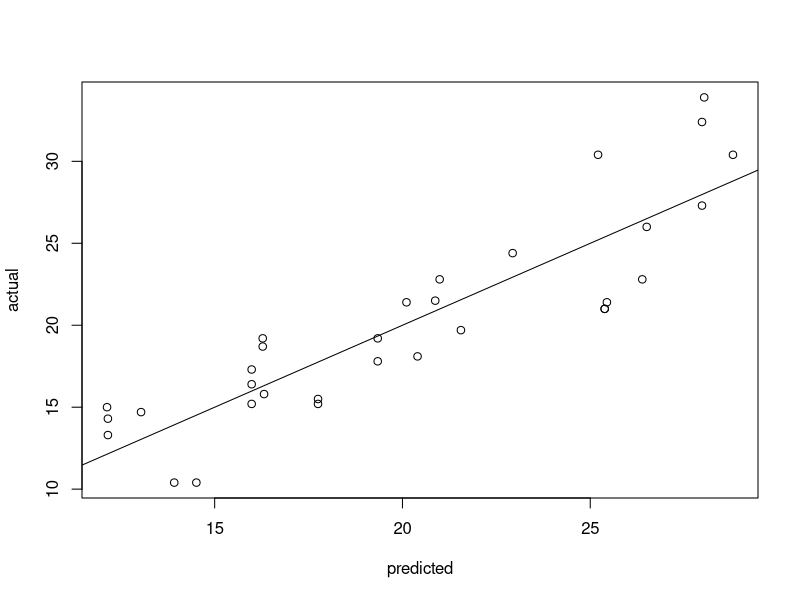
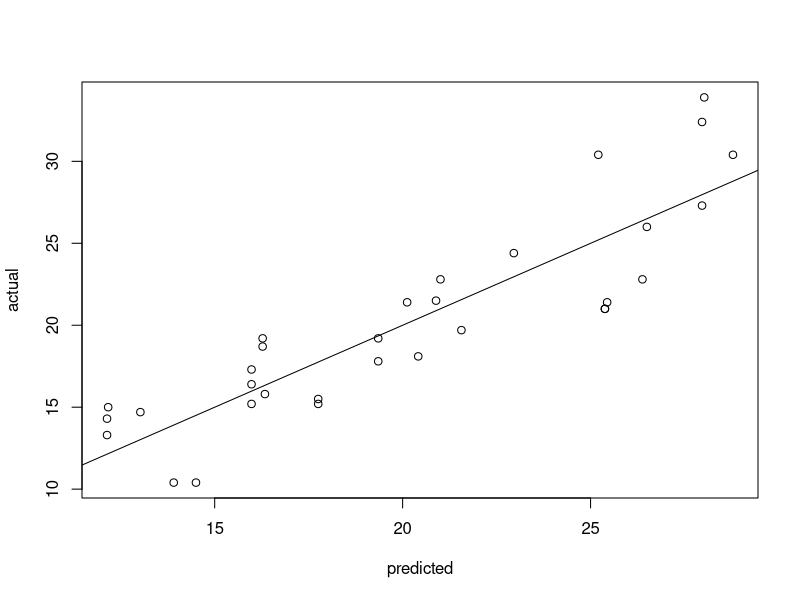
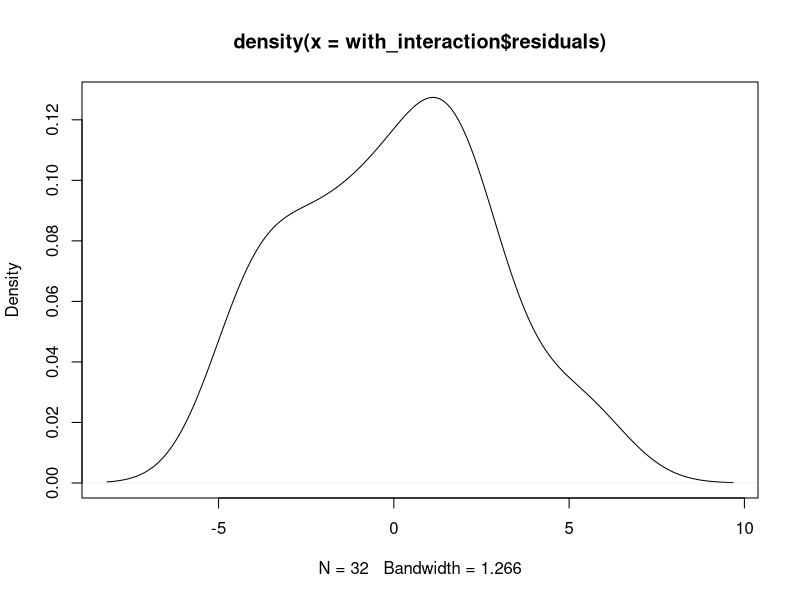
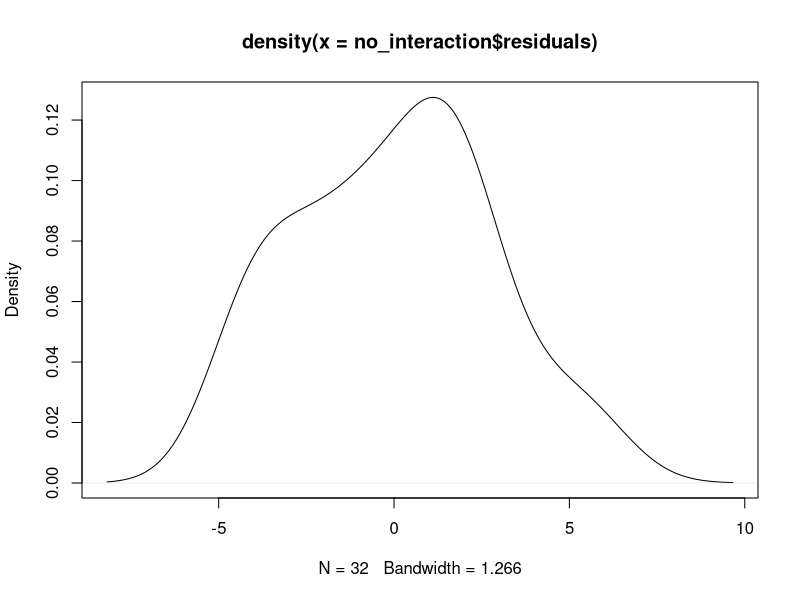
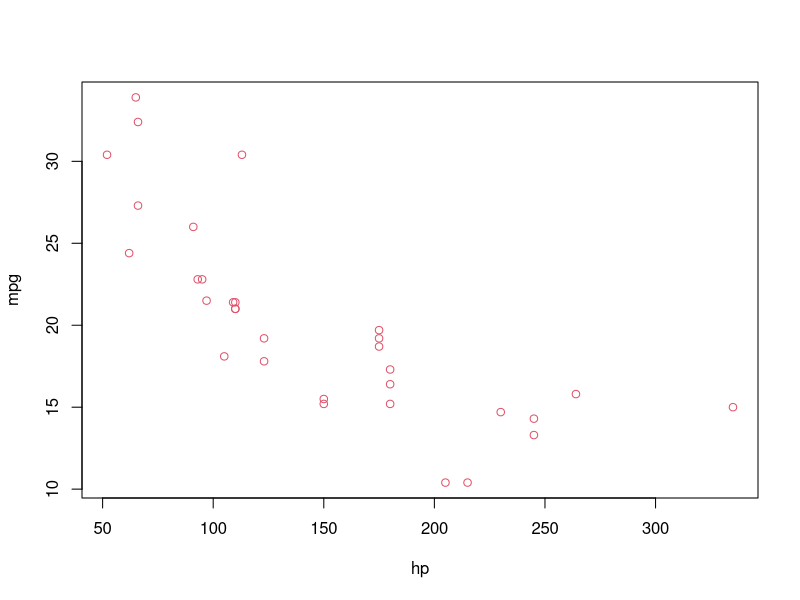
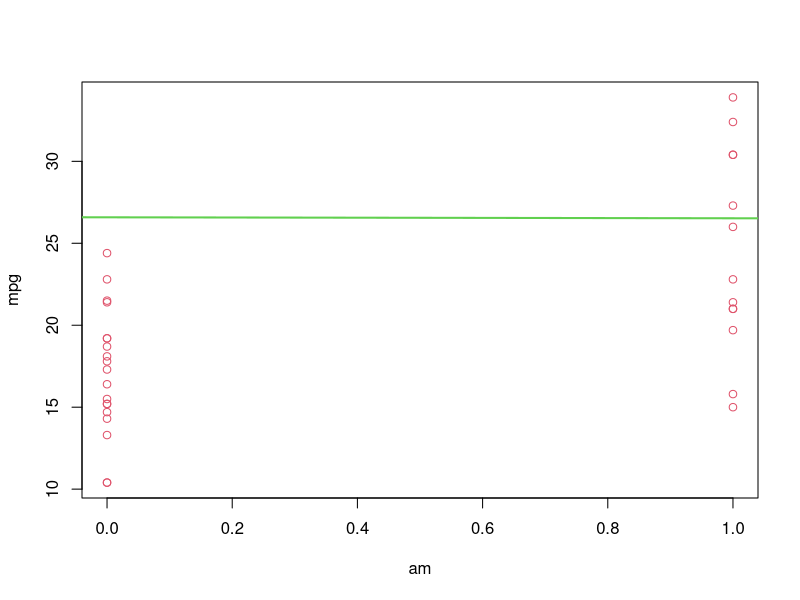
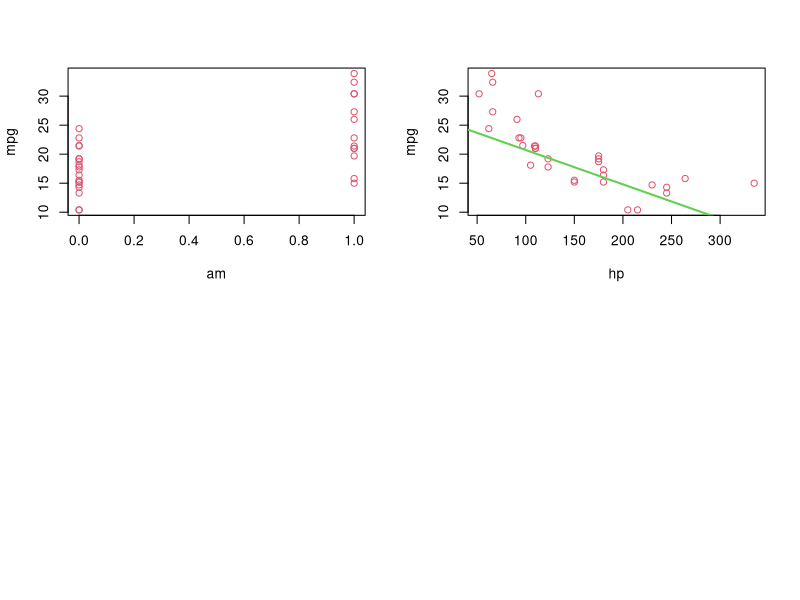
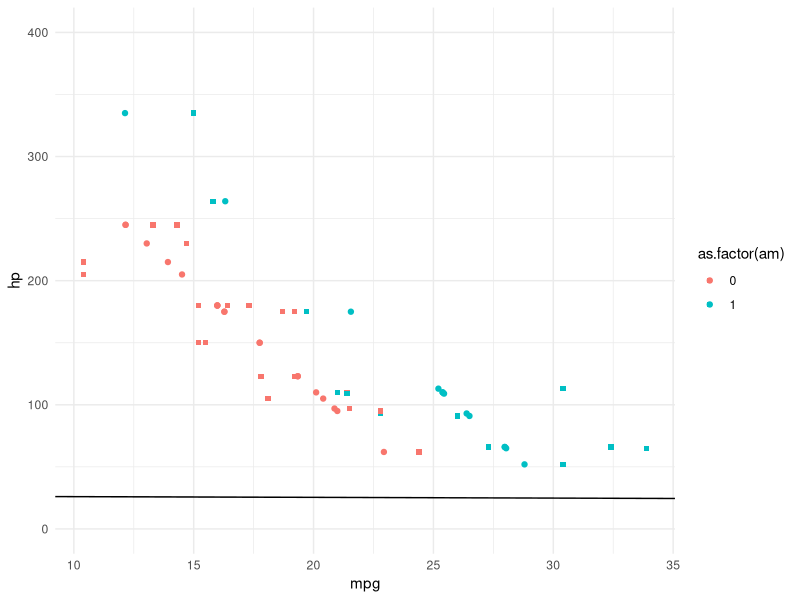

These charts were generated, in order, by the following R code: (Note: this script raises an error after producing the figures.)
#### Genomics 2 assignment 1
#Set up
library(ggplot2)
data(mtcars)

#### 1) Linear models
#Do lm for no interaction and for interactin
no_interaction <- lm(mpg ~ hp + am, data = mtcars)
with_interaction <- lm(mpg ~ hp*am, data = mtcars)
confint(no_interaction, level = 0.9)
confint(with_interaction, level = 0.9)

#Plot predicted vs actual for no interaction and interaction
plot(predict(no_interaction), mtcars$mpg, xlab="predicted",ylab="actual")
abline(a=0,b=1)

plot(predict(with_interaction), mtcars$mpg, xlab="predicted",ylab="actual")
abline(a=0,b=1)

#Make a plot of the residuals
plot(density(with_interaction$residuals))
plot(density(no_interaction$residuals))

#Lms with and without interaction
design.matrix <- model.matrix( ~ hp + am, data = mtcars)
no_interaction <- lm(mpg ~ hp + am, data = mtcars)
lm(mtcars$mpg ~ design.matrix) #This seems to be the same as above
with_interaction <- lm(mpg ~ hp*am, data = mtcars)

#Confidence intervals
CI.no.interaction <- predict(no_interaction, mtcars, interval = "confidence", level=0.90)
CI.interaction <- predict(with_interaction, mtcars, interval = "confidence", level=0.90)

#Summary of them and plot them
summary(with_interaction)
summary(no_interaction)
plot(mpg ~ hp + am, data = mtcars, col=2)
abline(no_interaction, col=3, lwd=2)

par(mfrow = c(2,2))
plot(mpg ~ am * hp, data = mtcars, col=2)
abline(with_interaction, col=3, lwd=2)

ggplot(data = mtcars, aes(x = mpg, y = hp, col = as.factor(am))) + geom_point(shape = 'square') +
  theme_minimal() + geom_abline(intercept = no_interaction$coefficients[1], slope = no_interaction$coefficients[2]) +
  ylim(c(0, 400)) + geom_point(aes(x = no_interaction$fitted.values, y = mtcars$hp))


ggplot(data = mtcars, aes(x = mpg, y = hp, col = as.factor(am))) + geom_point(shape = 'square') +
  theme_minimal() + geom_abline(intercept = with_interaction$coefficients[1], slope = with_interaction$coefficients[2]) +
  ylim(c(0, 400)) #+ geom_point(aes(x = no_interaction$fitted.values, y = mtcars$hp))

#Plot to show observed vs predicted for horsepower and transmission for no interaction - line of fit probably needs to be equation in form mpg = a + b*hp + c*am
predict_no_interact <- predict(no_interaction, mtcars)
ggplot(data = mtcars, aes(y = mpg, x = hp, shape = as.factor(am))) + geom_point(col = 'red') +
  theme_minimal() + geom_abline(intercept = no_interaction$coefficients[1], slope = no_interaction$coefficients[2]) +
  geom_point(aes(x = hp, y = predict_no_interact, shape = as.factor(am))) + 
  labs(title = 'Predicted vs actual mpg for model without interaction')

#Plot to show observed vs predicted for horsepower and transmission for interaction
predict_with_interact <- predict(with_interaction, mtcars)
ggplot(data = mtcars, aes(y = mpg, x = hp, shape = as.factor(am))) + geom_point(col = 'red') +
  theme_minimal() + geom_abline(intercept = with_interaction$coefficients[1], slope = with_interaction$coefficients[2]) +
  geom_point(aes(x = hp, y = predict_with_interact, shape = as.factor(am))) + 
  labs(title = 'Predicted vs actual mpg for model with interaction')


#root mean square error
sqrt(mean((p - newdf$mpg)^2, na.rm=TRUE))

#Plot residuals
par(mfrow=c(2,1))
# plot model object
plot(no_interaction, which =1:2)

par(mfrow=c(2,1))
# plot model object
plot(with_interaction, which =1:2)
plot(density(with_interaction$residuals))
plot(density(no_interaction$residuals))

#Question 2
data("iris")
new.data <- iris
new.data$versicolor <- ifelse(new.data$Species == 'versicolor', T, F)
regression <- glm(versicolor ~ Petal.Width + Sepal.Width + Sepal.Length + Petal.Length, 
                  data = new.data, family= binomial(link = logit))

ggplot(regression$qr) + geom_point()

#Question 3
X1 <- seq(0, 1, length.out = 100)
X2 <- runif(100)

